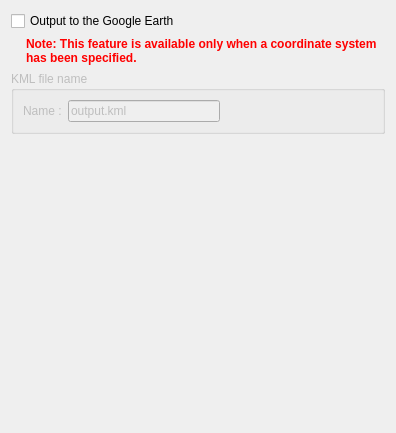
<?xml version="1.0" encoding="UTF-8"?>
<ui version="4.0">
 <class>ContinuousSnapshotGoogleEarthSettingPage</class>
 <widget class="QWizardPage" name="ContinuousSnapshotGoogleEarthSettingPage">
  <property name="geometry">
   <rect>
    <x>0</x>
    <y>0</y>
    <width>396</width>
    <height>433</height>
   </rect>
  </property>
  <property name="windowTitle">
   <string>WizardPage</string>
  </property>
  <property name="title">
   <string>Output to the Google Earth</string>
  </property>
  <property name="subTitle">
   <string>Please specify the window and the background image in it. Then, set the latitude and the longitude of the bottom left corner and bottom right corner of the image. </string>
  </property>
  <layout class="QVBoxLayout" name="verticalLayout_5">
   <item>
    <widget class="QCheckBox" name="googleEarthCheckBox">
     <property name="text">
      <string>Output to the Google Earth</string>
     </property>
    </widget>
   </item>
   <item>
    <layout class="QHBoxLayout" name="horizontalLayout_8">
     <item>
      <spacer name="horizontalSpacer_8">
       <property name="orientation">
        <enum>Qt::Horizontal</enum>
       </property>
       <property name="sizeType">
        <enum>QSizePolicy::Fixed</enum>
       </property>
       <property name="sizeHint" stdset="0">
        <size>
         <width>15</width>
         <height>20</height>
        </size>
       </property>
      </spacer>
     </item>
     <item>
      <widget class="QLabel" name="label">
       <property name="font">
        <font>
         <weight>75</weight>
         <bold>true</bold>
        </font>
       </property>
       <property name="styleSheet">
        <string notr="true">color: rgb(255, 0, 0);</string>
       </property>
       <property name="text">
        <string>Note: This feature is available only when a coordinate system has been specified.</string>
       </property>
       <property name="wordWrap">
        <bool>true</bool>
       </property>
      </widget>
     </item>
    </layout>
   </item>
   <item>
    <widget class="QGroupBox" name="kmlGroupBox">
     <property name="enabled">
      <bool>false</bool>
     </property>
     <property name="title">
      <string>KML file name</string>
     </property>
     <layout class="QHBoxLayout" name="horizontalLayout_7">
      <item>
       <widget class="QLabel" name="kmlLabel">
        <property name="text">
         <string>Name :</string>
        </property>
       </widget>
      </item>
      <item>
       <widget class="QLineEdit" name="kmlEdit">
        <property name="minimumSize">
         <size>
          <width>150</width>
          <height>0</height>
         </size>
        </property>
        <property name="text">
         <string>output.kml</string>
        </property>
       </widget>
      </item>
      <item>
       <spacer name="horizontalSpacer_5">
        <property name="orientation">
         <enum>Qt::Horizontal</enum>
        </property>
        <property name="sizeHint" stdset="0">
         <size>
          <width>153</width>
          <height>20</height>
         </size>
        </property>
       </spacer>
      </item>
     </layout>
    </widget>
   </item>
   <item>
    <spacer name="verticalSpacer">
     <property name="orientation">
      <enum>Qt::Vertical</enum>
     </property>
     <property name="sizeHint" stdset="0">
      <size>
       <width>20</width>
       <height>1</height>
      </size>
     </property>
    </spacer>
   </item>
  </layout>
 </widget>
 <resources/>
 <connections>
  <connection>
   <sender>googleEarthCheckBox</sender>
   <signal>toggled(bool)</signal>
   <receiver>kmlGroupBox</receiver>
   <slot>setEnabled(bool)</slot>
   <hints>
    <hint type="sourcelabel">
     <x>219</x>
     <y>19</y>
    </hint>
    <hint type="destinationlabel">
     <x>220</x>
     <y>343</y>
    </hint>
   </hints>
  </connection>
 </connections>
</ui>
